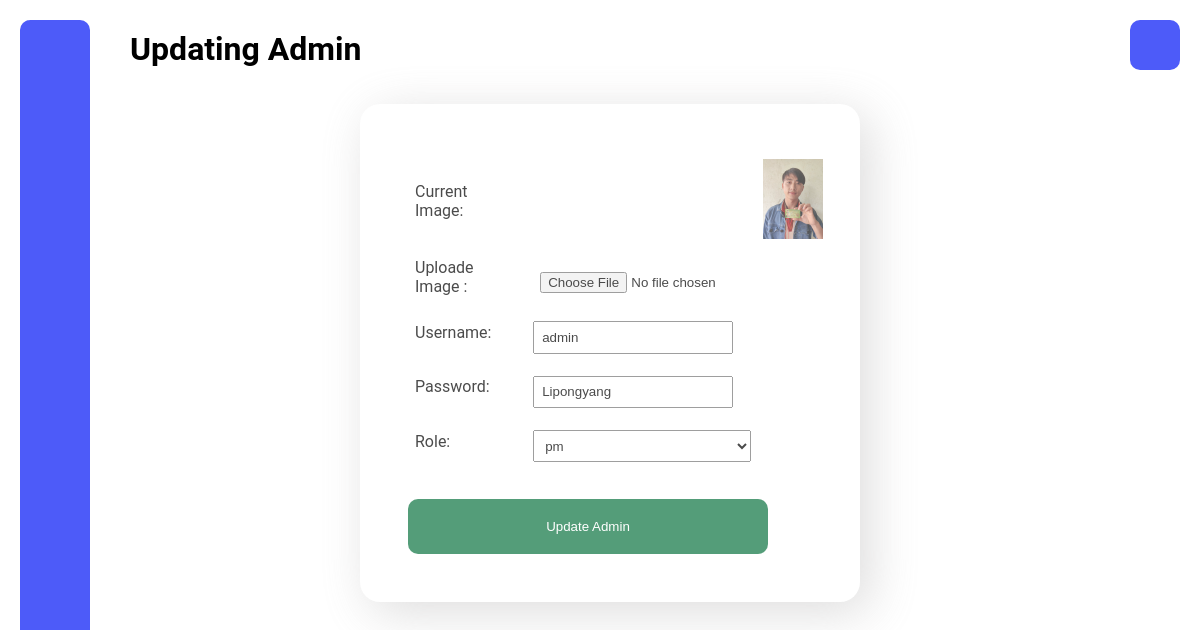
/updateadmin.php?id=13 (signed in), run on the app's committed database.
### tables this page shows
CREATE TABLE `user` (
  `id` int(11) NOT NULL,
  `image` blob NOT NULL,
  `username` varchar(255) NOT NULL,
  `password` varchar(255) NOT NULL,
  `role` text NOT NULL
);

### updateadmin.php (the view, shortened to what this page needs)
<?php
include 'header.php';
?>
<?php
if (isset($_GET['id'])) {
    $id = $_GET['id'];
}
$get_all = mysqli_query($con, "Select * from user where id = $id");
$row = mysqli_fetch_assoc($get_all);
$current_image = $row['image'];
?>
<?php include 'sidebar.php'; ?>
<div class="head">
    <h1 style="margin:30px 0px 0 130px">Updating Admin</h1>
</div>
<div class="addingtask">
    <form method="POST" enctype="multipart/form-data">
        <table>
            <?php
            $res_stock = mysqli_query($con, "select * from user where id = $id");
            $row = mysqli_fetch_array($res_stock);
            ?>
            <tr>
                <td>
                    <label for="current_image">Current Image:</label>
                </td>
                <td>
                <td><img src="images/admins/<?php echo $current_image; ?>" alt="" width="60px"></td>
                </td>
            </tr>
            <tr>
                <td>
                    <label for="image">Uploade Image : </label>
                </td>
                <td>
                    <input type="file" name="image" id="image">
                </td>
            </tr>
            <tr>
                <td align="right">
                    <label for="username">Username:</label>
                </td>
                <td align="left">
                    <input type="text" name="username" id="username" value="<?php echo $row['username'] ?>" placeholder="Enter username"><br>
                </td>
            </tr>
            <tr>
                <td align="right">
                    <label for="password">Password:</label>
                </td>
                <td align="left">
                    <input type="text" name="password" id="password" value="<?php echo $row['password'] ?>" placeholder="Enter Password">
                </td>
            </tr>
            <tr>
                <td align="right">
                    <label for="role">Role:</label>
                </td>
                <td align="left">
                    <select name="role" id="role">
                        <option value="<?php echo $row['role'] ?>"><?php echo $row['role'] ?></option>
                    </select>
                </td>
            </tr>
        </table>
        <button type="submit" name="submit" class="btn-addtask">Update Admin</button>
    </form>
</div>
<?php include 'footer.php' ?>

### style.css (style rules this page uses)
* { margin: 0; padding: 0; box-sizing: border-box; }
body { min-height: 100vh; background: #fff; }
table td { padding: 5px; text-align: center; }
.addingtask { background-color: #ffffff; box-shadow: 10px 10px 50px rgb(207, 206, 206); opacity: 0.7; width: 500px; height: auto; margin: 3% 0px 0px 30%; padding: 3em; border-radius: 20px; }
.addingtask form input { margin: 10px 0px 0px 30px; width: 200px; padding: 0.5em; }
.addingtask form select { margin: 10px 0px 0px 30px; width: 218px; padding: 0.5em; }
.addingtask form button { margin-top: 6px; background-color: #0d7541; border: none; color: white; padding: 20px; width: 360px; margin-top: 30px; border-radius: 10px; }
.addingtask td { text-align: justify; }
body { background-color: #ffffff; font-family: roboto; }

### data on the page
user: image (picture), username "admin", password "Lipongyang", role "pm"
